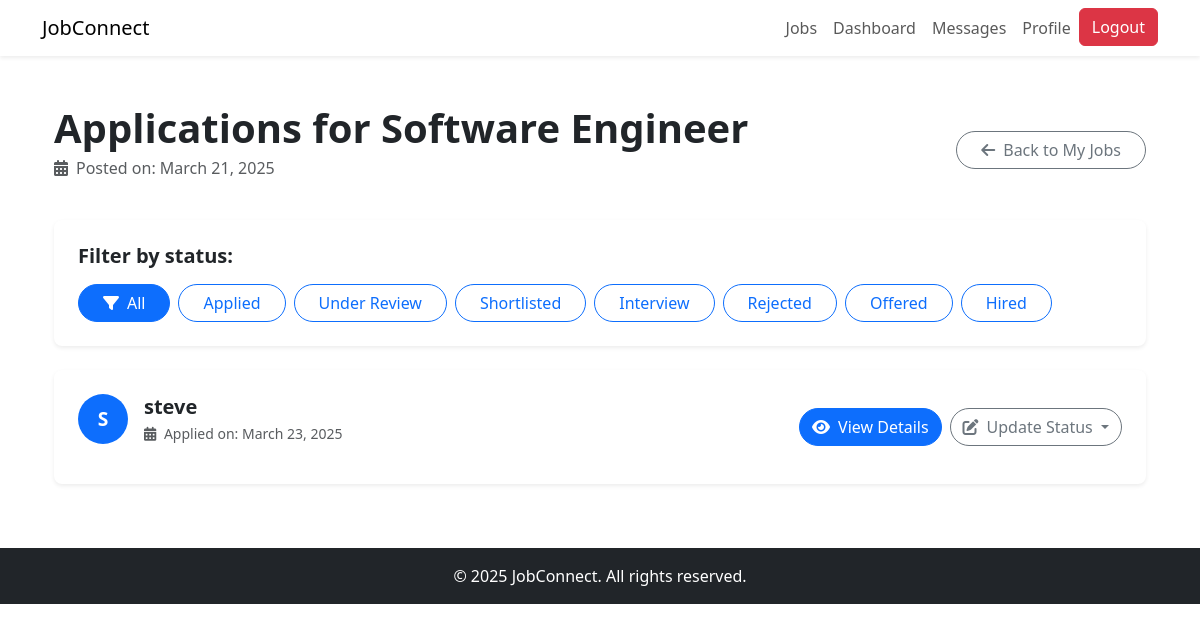
/manage/jobs/2/applications/ (signed in), run on the app's committed database.
### jobs/models.py (models this page shows, shortened)
class JobPosting(models.Model):
    JOB_TYPE_CHOICES = (
        ('full_time', 'Full Time'),
        ('part_time', 'Part Time'),
        ('contract', 'Contract'),
        ('internship', 'Internship'),
        ('remote', 'Remote'),
    )
    EXPERIENCE_LEVEL_CHOICES = (
        ('entry', 'Entry Level'),
        ('mid', 'Mid Level'),
        ('senior', 'Senior Level'),
        ('executive', 'Executive Level'),
    )
    employer = models.ForeignKey(EmployerProfile, on_delete=models.CASCADE, related_name='job_postings')
    title = models.CharField(max_length=100)
    category = models.ForeignKey(JobCategory, on_delete=models.SET_NULL, null=True, related_name='jobs')
    description = models.TextField()
    requirements = models.TextField()
    responsibilities = models.TextField()
    job_type = models.CharField(max_length=20, choices=JOB_TYPE_CHOICES)
    experience_level = models.CharField(max_length=20, choices=EXPERIENCE_LEVEL_CHOICES)
    location = models.CharField(max_length=100)
    salary_min = models.PositiveIntegerField(null=True, blank=True)
    salary_max = models.PositiveIntegerField(null=True, blank=True)
    is_remote = models.BooleanField(default=False)
    application_deadline = models.DateField()
    is_active = models.BooleanField(default=True)
    created_at = models.DateTimeField(auto_now_add=True)
    updated_at = models.DateTimeField(auto_now=True)

class JobApplication(models.Model):
    STATUS_CHOICES = (
        ('applied', 'Applied'),
        ('under_review', 'Under Review'),
        ('shortlisted', 'Shortlisted'),
        ('interview', 'Interview'),
        ('rejected', 'Rejected'),
        ('offered', 'Offered'),
        ('hired', 'Hired'),
    )
    job = models.ForeignKey(JobPosting, on_delete=models.CASCADE, related_name='applications')
    applicant = models.ForeignKey('accounts.JobSeekerProfile', on_delete=models.CASCADE, related_name='applications')
    cover_letter = models.TextField(blank=True)
    resume = models.FileField(upload_to='application_resumes/', blank=True, null=True)
    status = models.CharField(max_length=20, choices=STATUS_CHOICES, default='applied')
    applied_at = models.DateTimeField(auto_now_add=True)
    updated_at = models.DateTimeField(auto_now=True)

### accounts/models.py (models this page shows, shortened)
class JobSeekerProfile(models.Model):
    user = models.OneToOneField(User, on_delete=models.CASCADE, related_name='job_seeker_profile')
    resume = models.FileField(upload_to='resumes/', blank=True, null=True)
    skills = models.TextField(blank=True)
    experience_years = models.PositiveIntegerField(default=0)
    education = models.TextField(blank=True)
    desired_position = models.CharField(max_length=100, blank=True)
    desired_location = models.CharField(max_length=100, blank=True)
    is_available = models.BooleanField(default=True)

class User(AbstractUser):
    USER_TYPE_CHOICES = (
        ('employer', 'Employer'),
        ('job_seeker', 'Job Seeker'),
    )
    user_type = models.CharField(max_length=10, choices=USER_TYPE_CHOICES)
    email = models.EmailField(_('email address'), unique=True)
    groups = models.ManyToManyField(
        Group,
        verbose_name=_('groups'),
        blank=True,
        help_text=_(
            'The groups this user belongs to. A user will get all permissions '
            'granted to each of their groups.'
        ),
        related_name='accounts_user_set',
        related_query_name='accounts_user',
    )
    user_permissions = models.ManyToManyField(
        Permission,
        verbose_name=_('user permissions'),
        blank=True,
        help_text=_('Specific permissions for this user.'),
        related_name='accounts_user_set',
        related_query_name='accounts_user',
    )

### jobs/views.py (the view)
# urls.py: path('manage/jobs/<int:job_id>/applications/', views.manage_applications, name='manage_applications'),
@login_required
def manage_applications(request, job_id):
    if not hasattr(request.user, 'employer_profile'):
        messages.error(request, "Only employers can manage applications.")
        return redirect('home')
    job = get_object_or_404(
        JobPosting,
        id=job_id,
        employer=request.user.employer_profile
    )
    status = request.GET.get('status')
    applications = job.applications.all().order_by('-applied_at')
    if status:
        applications = applications.filter(status=status)
    return render(request, 'manage_applications.html', {
        'job': job,
        'applications': applications,
        'status_choices': JobApplication.STATUS_CHOICES,
    })

### jobs/templates/manage_applications.html (shortened to what this page needs)
{% extends 'base.html' %}
{% block content %}
<div class="container mt-5">
    <div class="row">
        <div class="col-lg-12">
            <div class="d-flex justify-content-between align-items-center mb-4">
                <div>
                    <h1 class="display-6 fw-bold mb-1">Applications for {{ job.title }}</h1>
                    <p class="text-muted">
                        <i class="fas fa-calendar-alt me-2"></i>Posted on: {{ job.created_at|date:"F d, Y" }}
                    </p>
                </div>
                <a href="{% url 'manage_jobs' %}" class="btn btn-outline-secondary rounded-pill px-4">
                    <i class="fas fa-arrow-left me-2"></i>Back to My Jobs
                </a>
            </div>
            <div class="card border-0 shadow-sm rounded-3 mb-4">
                <div class="card-body p-4">
                    <h5 class="fw-bold mb-3">Filter by status:</h5>
                    <div class="d-flex flex-wrap gap-2">
                        <a href="{% url 'manage_applications' job.id %}"
                            class="btn {% if not request.GET.status %}btn-primary{% else %}btn-outline-primary{% endif %} rounded-pill px-4">
                            <i class="fas fa-filter me-2"></i>All
                        </a>
                        {% for status_code, status_label in status_choices %}
                        <a href="{% url 'manage_applications' job.id %}?status={{ status_code }}"
                            class="btn {% if request.GET.status == status_code %}btn-primary{% else %}btn-outline-primary{% endif %} rounded-pill px-4">
                            {{ status_label }}
                        </a>
                        {% endfor %}
                    </div>
                </div>
            </div>
            {% if applications %}
            <div class="applications-list">
                {% for application in applications %}
                <div class="card border-0 shadow-sm rounded-3 mb-3 hover-shadow transition-all">
                    <div class="card-body p-4">
                        <div class="row align-items-center">
                            <div class="col-md-8">
                                <div class="d-flex align-items-center mb-3">
                                    <div class="avatar-placeholder bg-primary text-white rounded-circle me-3 d-flex align-items-center justify-content-center"
                                        style="width: 50px; height: 50px;">
                                        {{ application.applicant.user.username|slice:":1"|upper }}
                                    </div>
                                    <div>
                                        <h5 class="mb-1 fw-bold">{{ application.applicant.user.username }}</h5>
                                        <p class="text-muted mb-0 small">
                                            <i class="fas fa-calendar-alt me-1"></i> Applied on:
                                            {{application.applied_at|date:"F d, Y"}}
                                        </p>
                                    </div>
                                </div>
                            </div>
                            <div class="col-md-4 mt-3 mt-md-0">
                                <div class="d-flex flex-wrap gap-2 justify-content-md-end">
                                    <a href="{% url 'view_application' application.id %}"
                                        class="btn btn-primary rounded-pill">
                                        <i class="fas fa-eye me-2"></i>View Details
                                    </a>
                                    <div class="dropdown">
                                        <button class="btn btn-outline-secondary rounded-pill dropdown-toggle"
                                            type="button" id="dropdownStatus{{ application.id }}"
                                            data-bs-toggle="dropdown" aria-expanded="false">
                                            <i class="fas fa-edit me-2"></i>Update Status
                                        </button>
                                    </div>
                                </div>
                            </div>
                        </div>
                    </div>
                </div>
                {% endfor %}
            </div>
            {% endif %}
        </div>
    </div>
</div>
{% endblock %}

### jobs/templates/manage_applications.html (style rules this page uses)
.transition-all { transition: all 0.3s ease; }
.avatar-placeholder { font-weight: bold; font-size: 1.2rem; }

### data on the page
JobPosting: title "Software Engineer", created_at "March 21, 2025"
JobApplication: applicant.user.username "S", applicant.user.username "steve", applied_at "March 23, 2025"

### other printed values
{{ status_label }} "Applied" "Under Review" "Shortlisted" "Interview" "Rejected" "Offered" "Hired"
